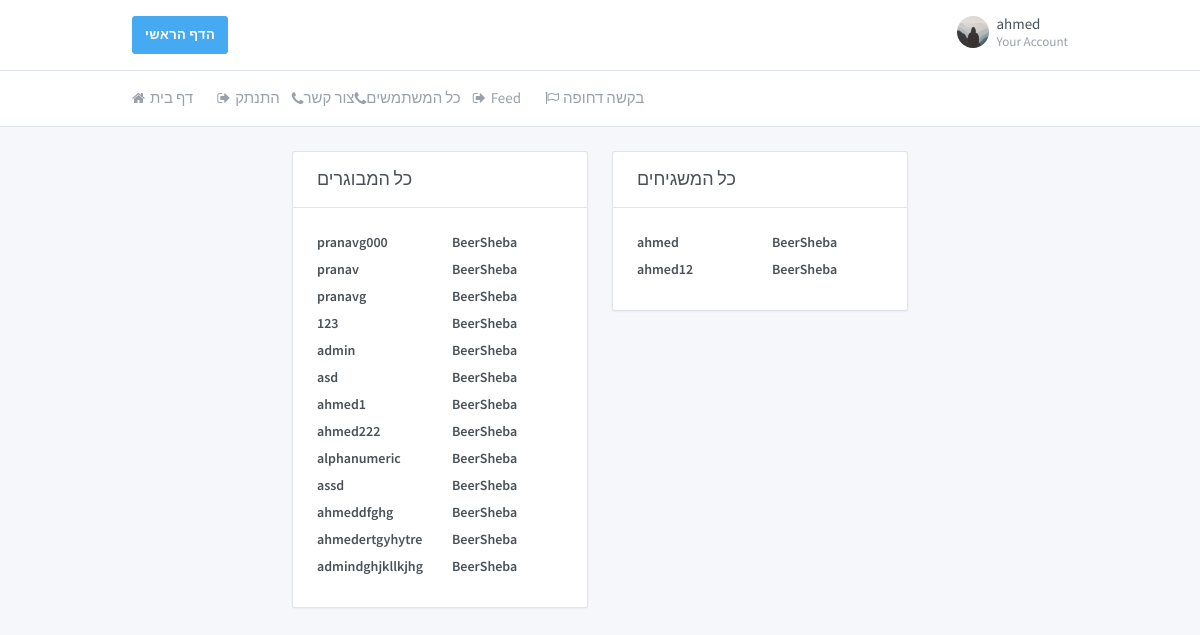
The app's page /all_profiles/ (signed in), older data.
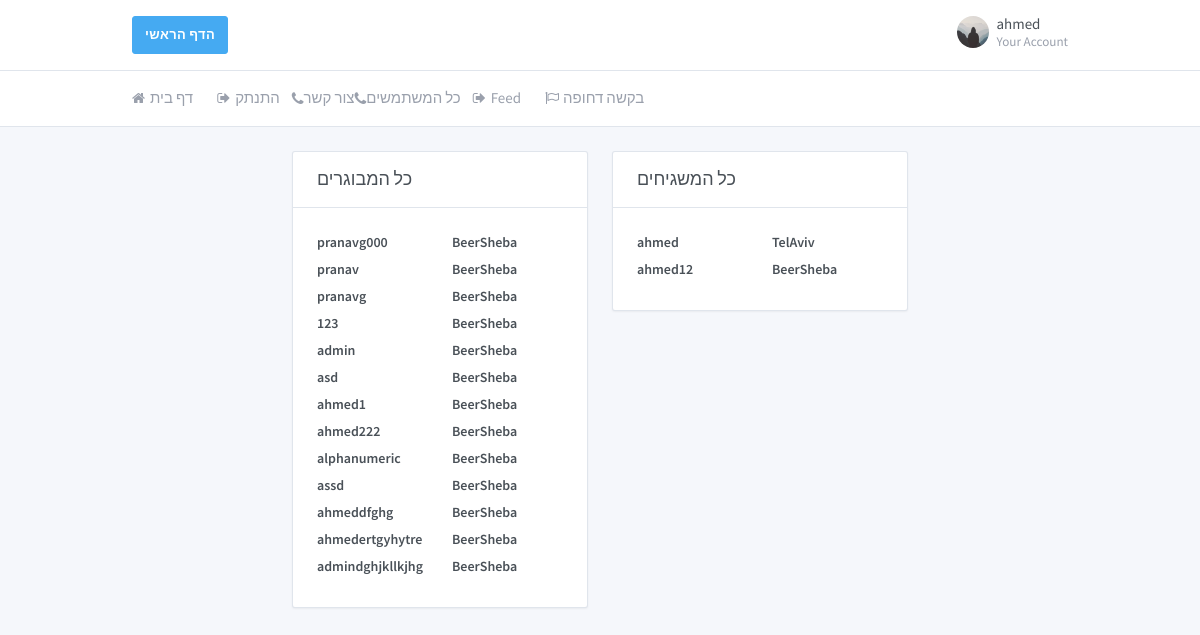
The same page, newer data.
### core/models.py (models this page shows, shortened)
class Profile(models.Model):
    user = models.OneToOneField(User, on_delete=models.CASCADE)
    profile_photo = models.FileField(default='default.jpg', upload_to='profile_photos')
    status_info = models.CharField(default="Enter status", max_length=1000)
    is_volunteer = models.BooleanField(default=False)
    phone_regex = RegexValidator(regex=r'^\+?1?\d{9,10}$',
                                 message="Phone number must be entered in the format: '+0000000000'")
    phone_number = models.CharField(validators=[phone_regex], max_length=10, blank=True)
    gender = models.CharField(max_length=10, choices=GENDER_CHOICES, default='Male')
    address = models.CharField(max_length=10, choices=ADDRESS_CHOICES, default='BeerSheba')

### core/views.py (the view)
# urls.py: url(r'^all_profiles/$', views.get_all_profiles, name='core/profiles_table'),
def get_all_profiles(request):
    context = {}
    context.update({'all_volunteers': get_all_volunteers()})
    context.update({'all_elderly': get_all_elderly()})
    return render(request, 'core/profiles_table.html', context)

### core/views.py (called while the page is built)
def get_all_volunteers():
    result = list()
    users_list = Profile.objects.all()
    for user_item in users_list:
        if getattr(user_item, "is_volunteer"):
            result.append(user_item)
    return result

def get_all_elderly():
    result = list()
    users_list = Profile.objects.all()
    for user_item in users_list:
        if not getattr(user_item, "is_volunteer"):
            result.append(user_item)
    return result

### core/templates/core/profiles_table.html (shortened to what the changed rows need)
{%load static %}
{% load crispy_forms_tags %}
<!doctype html>
<html dir="ltr" lang="en">
<head>
    <link href="https://maxcdn.bootstrapcdn.com/font-awesome/4.7.0/css/font-awesome.min.css" rel="stylesheet">
    <link href="{%static 'core/dashboard.css'%}" rel="stylesheet"/>
</head>
<body>
<div class="page">
    <div class="page-main">
        <div class="my-3 my-md-5">
            <div class="container">
                <div class="row">
                    <div class="col-lg-4">
                        <div class="card">
                            <div class="card-body">
                                {%for volunteer in all_volunteers%}
                                <div class="row">
                                    <div class="col">
                                        <a class="text-default"
                                           href="{%url 'profile' volunteer.user.username%}"><label
                                                class="form-label">{{volunteer.user.username}}</label></a>
                                    </div>
                                    <div class="col">
                                        <a class="text-default"><label
                                                class="form-label">{{volunteer.address}}</label></a>
                                    </div>
                                </div>
                                {%endfor%}
                            </div>
                        </div>
                    </div>
                </div>
            </div>
        </div>
    </div>
</div>
</body>
</html>

Row changes from the older to the newer data that the page shows:
changed Profile "ahmed": address "BeerSheba" → "TelAviv"
